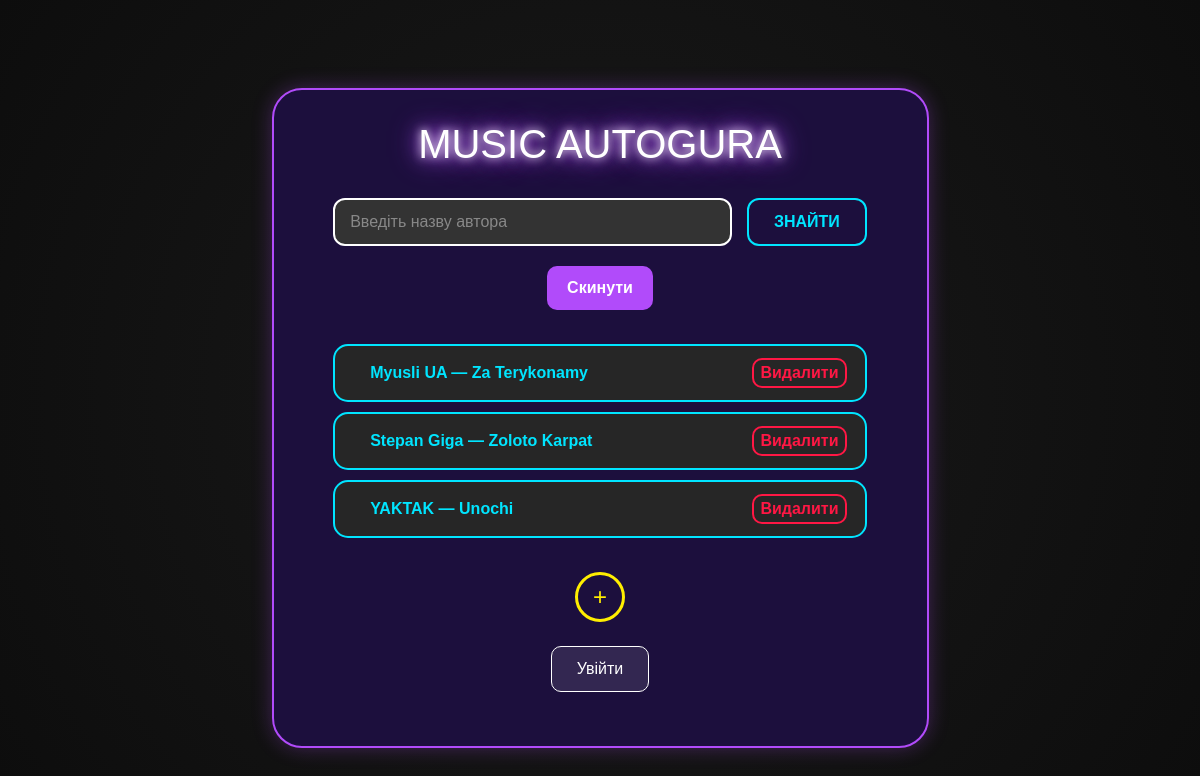
The page / on the database its author committed.
### services/models.py (models this page shows, shortened)
class Song(Base):
    __tablename__ = 'songs'
    id = Column(Integer, primary_key=True)
    year = Column(Integer)
    name = Column(String)
    author = Column(String)
    audio = Column(String)
    genre = Column(String)

### main.py (the view)
@app.get("/")
async def main_page(request: Request):
    all_songs = ORM.get_all_users()
    return templates.TemplateResponse(request=request, name="audio_main_page.html", context={"songs": all_songs})

### templates/audio_main_page.html (shortened to what this page needs)
<!DOCTYPE html>
<html lang="uk">
<head>
    <link rel="stylesheet" href="https://cdn.jsdelivr.net/npm/bootstrap@4.6.2/dist/css/bootstrap.min.css">
    <link href="{{url_for('static', path='/audio-server.css')}}" rel="stylesheet">
</head>
<body>
    <div class="container">
        <div class="row">
            <div class="col-md-2"></div>
            <div class="col-md-8">
                <br><br>
                <div class="div-main">
                    <h1 class="h-txt">Music AutoGura</h1>
                    <form method="post" action="/search_song" id="searchForm">
                        <div class="search-container">
                            <input type="text" name="author_name" class="input_searching" placeholder="Введіть назву автора">
                            <button type="submit" class="button_search">Знайти</button>
                        </div>
                    </form>
                    <div class="text-center">
                        <a href="{{ url_for('main_page') }}"><button class="button_default">Скинути</button></a>
                    </div>
                    <br>
                    {% for song in songs %}
                    <div class="div-song">
                        <div class="container">
                            <div class="row align-items-center">
                                <div class="col-md-9">
                                    <a class="a-song" href="{{ url_for('p_song', song_id=song.id) }}" style="text-decoration: none;">
                                        <p class="p-txt">{{song.author}} — {{song.name}}</p>
                                    </a>
                                </div>
                                <div class="col-md-3 text-right">
                                    <a href="{{ url_for('deleting_song', song_id=song.id) }}">
                                        <button class="button-delete">Видалити</button>
                                    </a>
                                </div>
                            </div>
                        </div>
                    </div>
                    {% endfor %}
                    <br>
                    <div class="text-center">
                        <a href="{{ url_for('p_adding') }}"><button class="button_add">+</button></a>
                    </div>
                    <br>
                    <div class="text-center">
                        <a href="{{ url_for('reg_page') }}"><button class="button_log">Увійти</button></a>
                    </div>
                    <br>
                </div>
            </div>
            <div class="col-md-2"></div>
        </div>
    </div>
</body>
</html>

### static/audio-server.css (style rules this page uses)
body { background-color: #0d0d0d; background-image: radial-gradient(circle, #1a1a1a 0%, #0d0d0d 100%); color: #ffffff; font-family: 'Copperplate Gothic Light', sans-serif; margin: 0; padding: 20px; }
.div-main, .main-song, .main-adding-div { background-color: #1c0f3d !important; border: 2px solid #b14bfa; border-radius: 30px; padding: 30px; margin: 20px auto !important; width: 90% !important; max-width: 850px !important; box-shadow: 0 0 20px rgba(177, 75, 250, 0.3); }
.h-txt { text-align: center; color: #ffffff; text-transform: uppercase; text-shadow: 0 0 10px #fff, 0 0 20px #b14bfa, 0 0 30px #b14bfa; margin-bottom: 30px; }
.search-container { display: flex; justify-content: center; align-items: center; gap: 15px; width: 90%; margin: 0 auto 20px auto; }
.input_searching { background-color: #333 !important; border: 2px solid #ffffff !important; color: #ffffff !important; border-radius: 12px !important; padding: 10px 15px !important; width: 100% !important; transition: 0.3s; }
.button_search { background-color: transparent !important; border: 2px solid #00e5ff !important; color: #00e5ff !important; border-radius: 12px !important; padding: 10px 25px !important; font-weight: bold; text-transform: uppercase; cursor: pointer; white-space: nowrap; transition: 0.4s ease-in-out; }
.div-song { background-color: #262626 !important; border: 2px solid #00e5ff !important; width: 90% !important; margin: 10px auto !important; border-radius: 15px; transition: 0.3s; text-decoration: none; display: block; }
.p-txt { color: #00e5ff !important; font-weight: bold; text-align: left; padding-left: 20px; margin: 15px 0; }
::placeholder { color: #888 !important; }
.button_default, .button-add { background-color: #b14bfa !important; color: white !important; border: none; border-radius: 10px; padding: 10px 20px; font-weight: bold; cursor: pointer; transition: 0.3s; }
.button-delete { background-color: transparent !important; border: 2px solid #ff1744 !important; color: #ff1744 !important; border-radius: 10px; font-weight: bold; transition: 0.3s; margin: 5px; }
.button-back, .button_log, .button-change { background-color: rgba(255, 255, 255, 0.1) !important; border: 1px solid #ffffff !important; color: #ffffff !important; border-radius: 10px; padding: 10px 25px; transition: 0.3s; }
.button_add { background-color: transparent !important; border: 3px solid #ffee00 !important; color: #ffee00 !important; border-radius: 50%; width: 50px; height: 50px; font-size: 24px; cursor: pointer; }

### rows shown on the page
Song: author "Myusli UA", name "Za Terykonamy"
Song: author "Stepan Giga", name "Zoloto Karpat"
Song: author "YAKTAK", name "Unochi"
